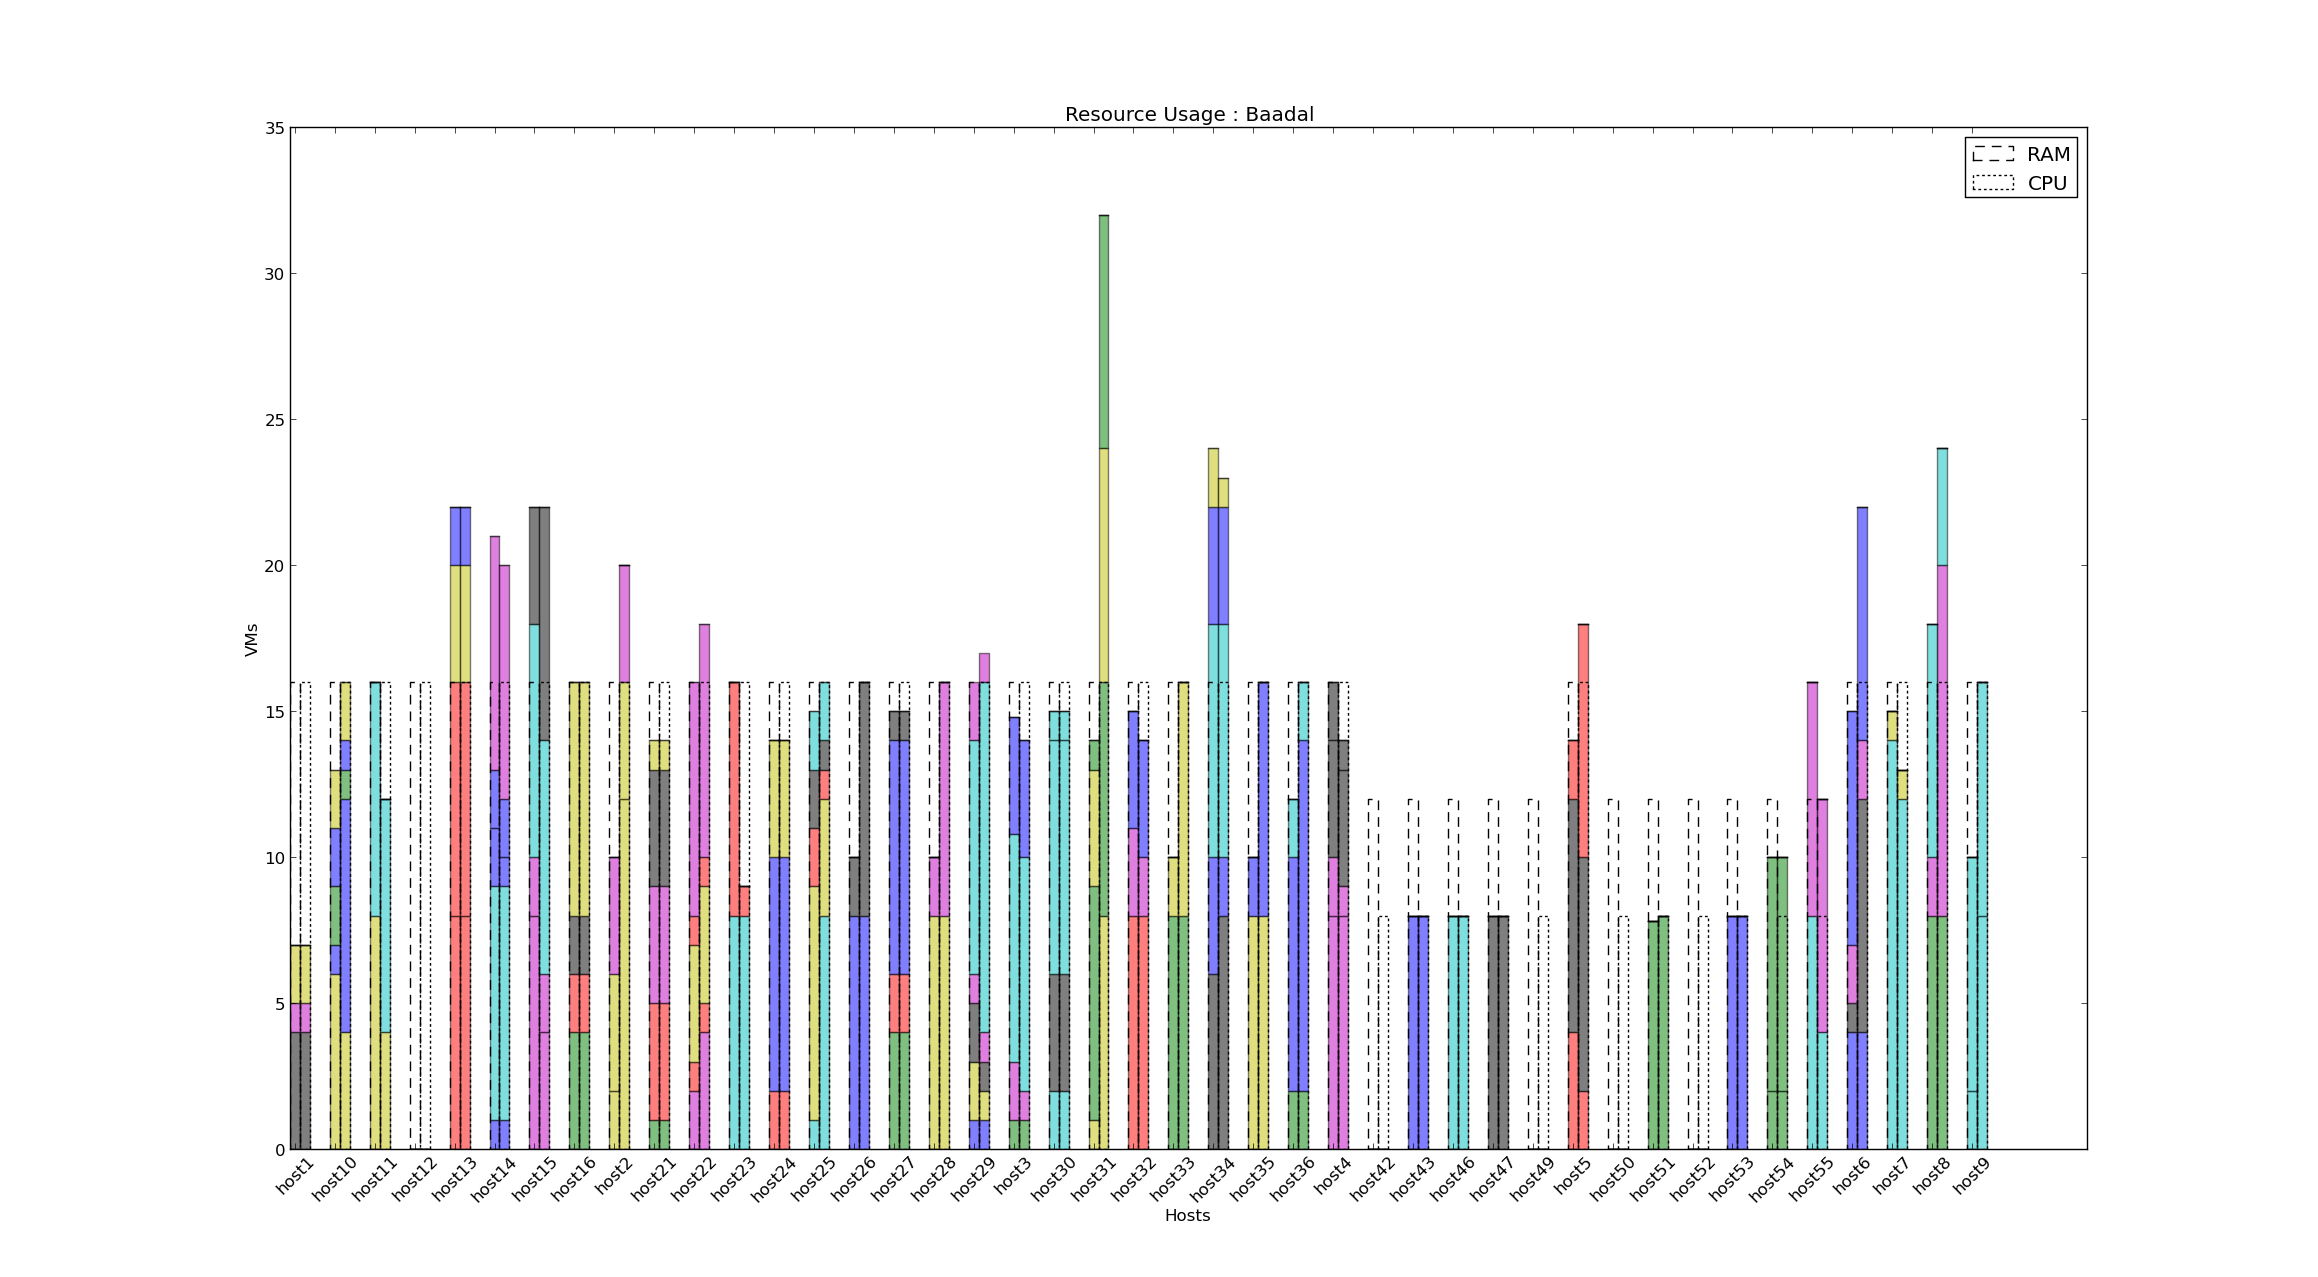

This figure's Python source:
import random as rand
import urllib2
import re
import copy as cp
import numpy as np 
import matplotlib.pyplot as plt

content = ""
host_list = []
host_map = {}
colors = ['b','g','r','c','m','y','k']
col_n = len(colors)
vhmap={}

def wt(r,c):
	return (r/1024)*0.75 + 0.25*c

def saveFile():
	# threading.Timer(60*20,saveFile).start()
	global content
	response = urllib2.urlopen('https://baadal.iitd.ac.in/rrd/vm_positions.txt')
	content = response.read()

	with open('baadal.txt','w') as f:
		f.write(content)

saveFile()
date = (re.findall( "\"date\": \"(.+)\"" , content))[0]
info = (re.findall( '"info": [\[](.+?)[\]]' , content , re.DOTALL))[0].strip()

host_data = (re.findall( '"host_data": [\[](.*?)[\]]' , content , re.DOTALL ))[0].split('},')
vm_data = (re.findall( '"vm_data": [\[](.*?)[\]]' , content , re.DOTALL ))[0].split('},')

class host:
	def __init__(self , status , ram , name , cpu):
		self.status = status
		self.ram = ram
		self.cpu = cpu
		self.name = name
		self.vm = []
		self.usedR=0
		self.usedC=0


class vm :
	def __init__(self,host,ram,name,level,cpu):
		self.host = host
		self.ram = ram
		self.cpu = cpu
		self.name = name
		self.level = level
		self.color = colors[(int)(rand.random() * col_n)]

def extracthost(i,s):
	global host_list
	global host_map
	l = re.findall( ': (.*),' , s)
	name = re.findall('"(.*)"' , l[2])[0]
	cpu = re.findall( '"cpu": (.*)' , s)[0]
	host_list += [host(int(l[0]),1024*int(l[1]),name,int(cpu))]

	host_map[name]=i
	return None


for i,s in enumerate(host_data):
	extracthost(i,s)

def extractvm(c,s):
	global vm_list
	l = re.findall( ': (.*),' , s)
	host = re.findall('"(.*)"' , l[0])[0]
	name = re.findall('"(.*)"' , l[2])[0]
	cpu = re.findall('"cpu": (.*)' , s)[0]
	host_list[host_map[host]].vm += [vm(host , int(l[1]) , name, int(l[3]) , int(cpu))]
	vhmap[name] = host_map[host]
	return None

for i,s in enumerate(vm_data):
	extractvm(i,s)

################################################################################################################################

class node:
	def __init__(self,hlist,hmap,vic,v_hmap):
		self.host_list = hlist
		self.host_map = hmap
		self.victim=vic
		self.vhmap=v_hmap

state0=node(host_list,host_map,-1,vhmap)

#################################################################################################################################
def effRes(v):
	if v.level==0:
		return (0,0)
	(n_r,n_c) = ( v.ram/(1<<(v.level-1)) , v.cpu/(1<<(v.level-1)) )
	return (1024 if n_r<=1024 else n_r , 1 if n_c<=1 else n_c  )


def printState(w):
	print 'Total Numbers of hosts: ' + str(len(w.host_list))
	activeHosts= filter(lambda c:c.status==1, w.host_list )
	print 'Total Numbers of active hosts: ' + str(len(  activeHosts ))
	count = 0
	for x in host_list:
		count+=len(filter(lambda c:c.level>0,x.vm))

	print 'Total Numbers of Active Vms: ' + str(count)
	mapp={}
	mapp["test1"]="string1"
	for x in w.host_list:
		activeVms=filter( (lambda v: v.level>0 ) , x.vm)
		#print str(len(activeVms)) + " " +str(len(x.vm))
		x.usedC=0
		x.usedR=0
		mapp[x.name]=""
		for z in activeVms:
			mapp[x.name]=mapp[x.name]+ ("  ("+'{0:6}'+","+'{1:5}'+","+'{2:2}'+","+'{3:1}'+")").format(z.name,str(z.ram),str(z.cpu),str(z.level))
			(n_r,n_c) = effRes(z)
			x.usedR+=n_r
			x.usedC+=n_c

	for x in w.host_list:
		print ('{0:7}' + " : usedRam " + '{1:5}' + "/"+ '{2:5}' + " usedCpu " + '{3:2}' + "/" + '{4:2}' ).format(x.name,str(x.usedR),str(x.ram),str(x.usedC),str(x.cpu)),mapp[x.name] 

printState(state0)

##########################################################   GRAPHS   ######################################################################################


def findMaxActive(w):
	max = -1
	for x in w.host_list:
		activeVms=filter( (lambda v: v.level>0 ) , x.vm)
		if (len(activeVms)>max):
			max=len(activeVms)
	return max

def graphWt(cpu,ram):
	return ram/1024.0

def createGraph(w):
	plt.figure()
	rows , columns = findMaxActive(w),len(w.host_list)
	hostRamUsage = np.zeros((columns) )
	hostCpuUsage = np.zeros((columns) )
	g = np.zeros((2,rows,columns) )
	vmc = [['w']*columns]*rows
	vmc = np.array(vmc)
	for j,x in enumerate(w.host_list):
		activeVms=filter( (lambda v: v.level>0 ) , x.vm)
		for i,z in enumerate(activeVms):
			(uram,ucpu) = effRes(z)
			g[0][i][j] = graphWt(ucpu , uram)
			g[1][i][j] = ucpu
			vmc[i][j] = z.color

		hostRamUsage[j] = graphWt(x.cpu,x.ram)
		hostCpuUsage[j] = x.cpu


	width = 0.5
	ind = np.arange(columns)
	indram = 2*ind
	indcpu = indram+width
	hghtRam = [0]*(columns)
	hghtCpu = [0]*(columns)
	for i in range(rows):
		p = plt.bar(indram,g[0][i],width,color=vmc[i],bottom=hghtRam,alpha=0.5)
		p = plt.bar(indcpu,g[1][i],width,color=vmc[i],bottom=hghtCpu,alpha=0.5)
		for k in range(columns):
			hghtRam[k] += g[0][i][k]
			hghtCpu[k] += g[1][i][k]

	p2 = plt.bar(indram,hostRamUsage,width,fill=False,linestyle='dashed',edgecolor='#050002')
	p3 = plt.bar(indcpu,hostCpuUsage,width,fill=False,linestyle='dotted',edgecolor='#050002')

	hostNames = map( (lambda h : h.name) , w.host_list)
	plt.xlabel('Hosts')
	plt.ylabel('VMs')
	plt.title('Resource Usage : Baadal')
	plt.xticks(indram+width/2. , (hostNames) , rotation=45)
	plt.legend((p2[0],p3[0]) , ('RAM','CPU'))

#########################################################################################################################################################################
def mCost(r,c):
	return r*0.9 + 102.4*c

def mCost1(v):
	return v[0]*0.9 + 102.4*v[1]

def vCost(r,c,n):
	return 0.4*r + 0.4*1024*c - 0.2*1024*n

def findVic(w):
	mini=float("inf")
	ans=-1
	for j,i in enumerate(w.host_list):
		if i.status!=1:
			continue
		lenth=len( filter(lambda c:c.level>0, i.vm) )
		# print "len:",i.name,i.usedR,i.usedC,lenth
		temp=vCost(i.usedR,i.usedC,lenth)
		if temp<mini:
			mini=temp
			ans=j
	return ans

def help(nod):
	nod.victim=findVic(nod)
	print nod.host_list[nod.victim].name

	activeVms=filter( (lambda y: y.level>0 ) , nod.host_list[nod.victim].vm)
	
	nod.host_list[nod.victim].vm=filter(lambda c: c.level==0 ,  nod.host_list[nod.victim].vm )
	nod.host_list[nod.victim].usedR,nod.host_list[nod.victim].usedC=0,0
	# nod.host_list[nod.victim].status=0
	###
	victim_vms=map(lambda c:(c,1) ,activeVms)
	print "p1",nod.host_list[nod.victim].name
	print "p2",map( lambda f:(f[0].name,f[0].ram,f[0].cpu,f[0].level) , victim_vms )

	while victim_vms!=[]:
		victim_vms=sorted(victim_vms,key=lambda x:mCost1( effRes(x[0]) ),reverse=True)
		(head,lvl)=victim_vms[0]
		victim_vms=victim_vms[1:]
		print "-------------------------------------------------------------------------------------------------------------------------------"
		if(lvl>3):
			#########
			print "FAIL"
			raise Exception('failed', 'exiting')
		n_l=head.level
		n_r=1.0*head.ram/(2**(n_l-1))
		n_c=1.0*head.cpu/(2**(n_l-1))
		n_n=head.name
		print "vmName:",n_n
		bestR=float("inf")
		bestC=float("inf")
		target=-1
		fitted=False
		st=""
		host_l=sorted(nod.host_list,key=lambda c:eqwt(c.usedR,c.usedC),reverse=True )##
		for x in host_l:
			j=nod.host_map[x.name]
			if (j==nod.victim or wt(x.usedR,x.usedC)<=0 or x.status!=1):
				continue
			freeC=x.cpu-x.usedC
			freeR=x.ram-x.usedR
			if freeC>=n_c and freeR>=n_r:
				print "inside"
				head.host= nod.host_list[j].name
				nod.vhmap[n_n]=j
				nod.host_list[j].vm+=[head]
				nod.host_list[j].usedC+=n_c
				nod.host_list[j].usedR+=n_r
				st+= head.name+ "("+str(n_r)+","+str(n_c)+")"  +" vm added successfully to "
				st+= x.name + " : usedR " + str(x.usedR)+"/"+ str(x.ram) + " usedC " + str(x.usedC) + "/" + str(x.cpu) + '\n'
				print "here:",st
				fitted=True
				break
		if(not fitted):
			print "not fitted"
			vic2_vms=[]
			####################sort or not?
			for j,x in enumerate(nod.host_list):
				freeC=x.cpu-x.usedC
				freeR=x.ram-x.usedR
				if (i==nod.victim or wt(x.usedR,x.usedC)<=0 or freeR<=0 or freeC<=0 or x.status!=1):#############???
					continue
				vic2_vms = cp.deepcopy(filter(lambda c : c.level>0 ,x.vm))
				vic2_vms.sort(key=lambda c:mCost1( effRes(c) )  )
				print "c1",x.name,map(lambda c:(c.name,c.ram,c.cpu,c.level) , vic2_vms);
				_ram,_cpu=0,0
				found=False
				for k,z in enumerate(vic2_vms):
					(_newRam,_newCpu)=effRes(z)
					if _newRam>=n_r or _newCpu>=n_c:
						break;                              ##  remember to change
					_ram+=_newRam
					_cpu+=_newRam
					if _ram+freeR>=n_r and _cpu+freeC>=n_c:

						nod.host_list[j].vm=vic2_vms[k+1:]
						head.host=nod.host_list[j].name
						nod.vhmap[n_n]=j
						nod.host_list[j].vm+=[head]
						nod.host_list[j].usedR+=(n_r - _ram)
						nod.host_list[j].usedC+=(n_c - _cpu)
						vic2_vms=vic2_vms[:k+1]
						found=True;
						break
				if found:
					vic2_vms=map(lambda c:(c,lvl+1) ,vic2_vms)
					victim_vms+=vic2_vms;
					print "c2",x.name,map(lambda c:(c[0].name,c[0].ram,c[0].cpu,c[0].level) , vic2_vms)
					fitted=True
					break
			if(not fitted) :
				print "Failed_Indirectly"
				raise Exception('failed', 'unable to fit')
	nod.host_list[nod.victim].status=0;


print "####################################################################################################################################################"

def eqwt(r,c):
	return r/2 + 512*c

def firstFit(w,vm):
	done = False
	(n_r,n_c)=effRes(vm)
	host_sorted = sorted(w.host_list , key = lambda c : -eqwt(c.usedR,c.usedC) )
	for x in (host_sorted):
		i = w.host_map[x.name]
		if x.status!=1:
			continue
		if (x.ram-x.usedR)>=n_r and x.cpu-x.usedC>=n_c:
			w.host_list[i].usedR+=n_r
			w.host_list[i].usedC+=n_c
			vm.host=x.name
			w.host_list[i].vm+=[vm]
			done=True
			break
	if done==False:
		for i,x in enumerate(w.host_list):
			if x.status!=1 and n_r<=x.ram and n_c<=x.cpu:
				w.host_list[i].status=1
				w.host_list[i].usedR=n_r
				w.host_list[i].usedC=n_c
				vm.host=x.name
				w.host_list[i].vm=[vm]
				done=True
				break
	if (done) : w.vhmap[vm.name] = w.host_map[vm.host]
	return done

def bestFit(w,vm):
	done = False
	(n_r,n_c)=effRes(vm)
	bestW=float("inf")
	bestH=-1
	for i,x in enumerate(w.host_list):
		if x.status!=1:
			continue
		if (x.ram-x.usedR)>=n_r and (x.cpu-x.usedC>=n_c) and eqwt(x.ram-x.usedR,x.cpu-x.usedC)<bestW:
			bestH=i
			bestW=eqwt(x.ram-x.usedR,x.cpu-x.usedC)
	if bestH!=-1:
		w.host_list[bestH].usedR+=n_r
		w.host_list[bestH].usedC+=n_c
		vm.host=w.host_list[bestH].name
		w.host_list[bestH].vm+=[vm]
		done= True
	else:
		for i,x in enumerate(w.host_list):
			if x.status!=1 and n_r<=x.ram and n_c<=x.cpu:
				w.host_list[i].status=1
				w.host_list[i].usedR=n_r
				w.host_list[i].usedC=n_c
				vm.host=x.name
				w.host_list[i].vm=[vm]
				done= True
				break
	if (done) : w.vhmap[vm.name] = w.host_map[vm.host]
	return done

def randFit(w,vm):
	done = False
	(n_r,n_c)=effRes(vm)
	host_l=cp.deepcopy(w.host_list)
	while done==False and len(host_l)!=0:
		x=rand.choice(host_l)
		i=w.host_map[x.name]
		if x.status==1 and (x.ram-x.usedR)>=n_r and x.cpu-x.usedC>=n_c:
			w.host_list[i].usedR+=n_r
			w.host_list[i].usedC+=n_c
			vm.host=x.name
			w.host_list[i].vm+=[vm]
			done=True
		host_l.remove(x)
	if done==False:
		for i,x in enumerate(w.host_list):
			if x.status!=1 and n_r<=x.ram and n_c<=x.cpu:
				w.host_list[i].status=1
				w.host_list[i].usedR=n_r
				w.host_list[i].usedC=n_c
				vm.host=x.name
				w.host_list[i].vm=[vm]
				done=True
				break
	if (done) : w.vhmap[vm.name] = w.host_map[vm.host]
	return done

def remVm1(w,vm):
	done = False
	h=-1
	for i,x in enumerate(w.host_list):
		for y in x.vm:
			if vm.name==y.name:
				h=i
				break
		if h!=-1:
			break
	if h==-1:
		print "faillllll in remVm1"
		return 0,True
	hh=False
	for i,v in enumerate(w.host_list[h].vm):
		if (v.name == vm.name):
			(n_r,n_c) = effRes(v)
			w.host_list[h].vm.remove(v)
			w.host_list[h].usedR -= n_r
			w.host_list[h].usedC -= n_c
			if (len(w.host_list[h].vm) == 0):
				w.host_list[h].status = 0	
			if (vm.level != 0):
				v.level = vm.level
				done = firstFit(w,v)
			else:
				done=True
			hh=True
			break
	return 0 if done else 1,hh

def genVm():
	level = rand.choice([1,2,3])
	n_c = rand.choice([1,2,4,8]);
	if (n_c == 8): n_r = 8*1024
	else: n_r = 1024*(rand.choice([1,2]))*n_c
	return vm("",n_r,"",level,n_c)

def createVmList(w,n):
	l = []
	ma={}
	for x in w.host_list:
		for y in x.vm:
			if y.level!=0:
				ma[y.name]=y.level
	for i in range(n):
		v = genVm()
		if (rand.random()<0.25 or not(ma) ):
			v.name="dvnk"+str(i)
		else:
			v.name = rand.choice(ma.keys()) 
			lchoice = [0,1,2,3]
			lchoice.remove(ma[v.name])
			v.level = rand.choice(lchoice)
			v.ram = -1
		if v.level!=0 : ma[v.name] = v.level
		else: del ma[v.name]
		l+=[v]
	return l

def checkExists(w,v):
	h=w.host_list[w.vhmap[v.name]]
	for vms in h.vm:
		if (vms.name == v.name):
			return True
	return False

def startSimFF(w,l):
	fail,f1,f2 = 0,0,0
	hav = 0
	for v in l:
		if (v.ram == -1):
			temp=remVm1(w,v)
			fail+=temp[0]
			f1+=temp[0]
		else:
			if not firstFit(w,v):
				fail+=1
				f2+=1
		hav += len(filter( lambda c:c.status==1  , w.host_list))
	return fail,(1.0*hav)/len(l),f1,f2

def startSimFF2(w,l):
	fail,f1,f2 = 0,0,0
	hav = 0
	for i,v in enumerate(l):
		if (v.ram == -1):
			temp=remVm1(w,v)
			fail+=temp[0]
			f1+=temp[0]
		else:
			if not firstFit(w,v):
				fail+=1
				f2+=1
		hav += len(filter( lambda c:c.status==1  , w.host_list))
		if i%30==0:
			newNode=cp.deepcopy(w)
			try:
				help(newNode)
				w=cp.deepcopy(newNode)
			except:
				print "failing in sff2",i
				pass
	return fail,(1.0*hav)/len(l),f1,f2

def startSimBF(w,l):
	fail = 0
	hav = 0
	for v in l:
		if (v.ram == -1):
			fail+=remVm1(w,v)[0]
		else:
			if not bestFit(w,v):
				fail+=1
		hav += len(filter( lambda c:c.status==1  , w.host_list))
	return (fail,(1.0*hav)/len(l))

def startSimRF(w,l):
	fail = 0
	hav = 0
	for v in l:
		if (v.ram == -1):
			fail+=remVm1(w,v)[0]
		else:
			if not randFit(w,v):
				fail+=1
		hav += len(filter( lambda c:c.status==1  , w.host_list))
	return (fail,(1.0*hav)/len(l))


test1=cp.deepcopy(state0)
test2=cp.deepcopy(state0)
test3=cp.deepcopy(state0)
createGraph(test1)

l = createVmList(state0, 20000)
ll = cp.deepcopy(l)

# v1=vm("",8024,"hfd",1,8);
# # randFit(test1,v1)
# firstFit(test1,genVm())
f = startSimFF(test1,l)
# createGraph(test1)
# print "******FIRST FIT******* ",f

# b = startSimBF(test2,l)
# createGraph(test2)
# print "******BEST FIT****** ",b

# r = startSimRF(test3,l)
# createGraph(test3)
# print "******RANDOM FIT****** ",r

#-----------------------------------------------------------------------------------------------------------------------------------------

f2 = startSimFF2(test2,ll)
# createGraph(test2)
print "******FIRST FIT******* ",f
print "******FIRST FIT2******* ",f2


# test3.victim=test3.host_map['host51']
# help(test3)

# createGraph(test3)
# plt.show()
